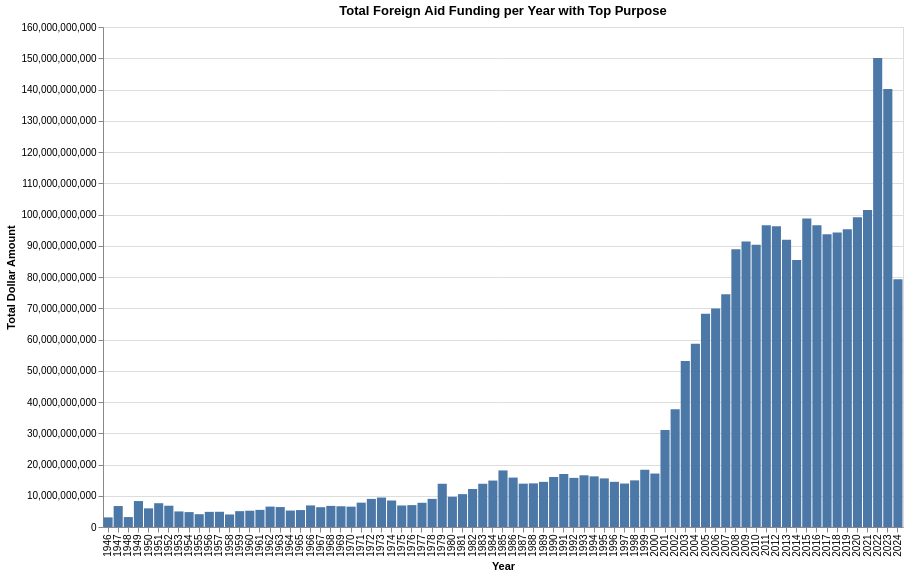

Notebook source saved alongside this figure:
### Code cell
# Aggregate total funding per year
aid_plot = aid2.groupby(['Fiscal Year'], as_index=False).agg(
    total_funding=('Current Dollar Amount', 'sum'),
    top_purpose=('International Purpose Name', lambda x: x.value_counts().idxmax())
)

year_range = alt.selection_interval(encodings=['x'])  # Select range on x-axis

# Create the bar chart
chart = alt.Chart(aid_plot).mark_bar().encode(
    x=alt.X('Fiscal Year:O', title='Year'),
    y=alt.Y('total_funding:Q', title='Total Dollar Amount'),
    tooltip=['Fiscal Year', 'top_purpose', 'total_funding']
).add_params(
    year_range
).properties(
    title="Total Foreign Aid Funding per Year with Top Purpose",
    width=800,
    height=500
).interactive()

chart

### Figure 1 — Vega-Lite specification as saved in the notebook (floating-point values rounded to 4 significant figures)
{"config": {"view": {"continuousWidth": 300, "continuousHeight": 300}}, "data": {"name": "data-ffa486b071ab8dade315b78f704e9289"}, "mark": {"type": "bar"}, "encoding": {"tooltip": [{"field": "Fiscal Year", "type": "quantitative"}, {"field": "top_purpose", "type": "nominal"}, {"field": "total_funding", "type": "quantitative"}], "x": {"field": "Fiscal Year", "title": "Year", "type": "ordinal"}, "y": {"field": "total_funding", "title": "Total Dollar Amount", "type": "quantitative"}}, "height": 500, "params": [{"name": "param_2", "select": {"type": "interval", "encodings": ["x"]}}, {"name": "param_3", "select": {"type": "interval", "encodings": ["x", "y"]}, "bind": "scales"}], "title": "Total Foreign Aid Funding per Year with Top Purpose", "width": 800, "$schema": "https://vega.github.io/schema/vega-lite/v5.20.1.json", "datasets": {"data-ffa486b071ab8dade315b78f704e9289": [{"Fiscal Year": 1946, "total_funding": 3075702000, "top_purpose": "Multisector aid"}, {"Fiscal Year": 1947, "total_funding": 6708001000, "top_purpose": "Multisector aid"}, {"Fiscal Year": 1948, "total_funding": 3179504000, "top_purpose": "Multisector aid"}, {"Fiscal Year": 1949, "total_funding": 8300704000, "top_purpose": "Multisector aid"}, {"Fiscal Year": 1950, "total_funding": 5971296000, "top_purpose": "Multisector aid"}, {"Fiscal Year": 1951, "total_funding": 7612560000, "top_purpose": "Multisector aid"}, {"Fiscal Year": 1952, "total_funding": 6813953000, "top_purpose": "Multisector aid"}, {"Fiscal Year": 1953, "total_funding": 4979870000, "top_purpose": "Multisector aid"}, {"Fiscal Year": 1954, "total_funding": 4767778000, "top_purpose": "Multisector aid"}, {"Fiscal Year": 1955, "total_funding": 4097382000, "top_purpose": "Multisector aid"}, {"Fiscal Year": 1956, "total_funding": 4847691000, "top_purpose": "Multisector aid"}, {"Fiscal Year": 1957, "total_funding": 4871415000, "top_purpose": "Multisector aid"}, {"Fiscal Year": 1958, "total_funding": 4014661000, "top_purpose": "Multisector aid"}, {"Fiscal Year": 1959, "total_funding": 5074241000, "top_purpose": "Multisector aid"}, {"Fiscal Year": 1960, "total_funding": 5218274000, "top_purpose": "Multisector aid"}, {"Fiscal Year": 1961, "total_funding": 5480911000, "top_purpose": "Multisector aid"}, {"Fiscal Year": 1962, "total_funding": 6532295000, "top_purpose": "Multisector aid"}, {"Fiscal Year": 1963, "total_funding": 6384723000, "top_purpose": "Multisector aid"}, {"Fiscal Year": 1964, "total_funding": 5265148000, "top_purpose": "Multisector aid"}, {"Fiscal Year": 1965, "total_funding": 5420680000, "top_purpose": "Multisector aid"}, {"Fiscal Year": 1966, "total_funding": 6904358000, "top_purpose": "Multisector aid"}, {"Fiscal Year": 1967, "total_funding": 6339162000, "top_purpose": "Multisector aid"}, {"Fiscal Year": 1968, "total_funding": 6757250000, "top_purpose": "Multisector aid"}, {"Fiscal Year": 1969, "total_funding": 6639256000, "top_purpose": "Multisector aid"}, {"Fiscal Year": 1970, "total_funding": 6513214000, "top_purpose": "Multisector aid"}, {"Fiscal Year": 1971, "total_funding": 7792876000, "top_purpose": "Multisector aid"}, {"Fiscal Year": 1972, "total_funding": 8986908000, "top_purpose": "Multisector aid"}, {"Fiscal Year": 1973, "total_funding": 9428685000, "top_purpose": "Multisector aid"}, {"Fiscal Year": 1974, "total_funding": 8479202000, "top_purpose": "Multisector aid"}, {"Fiscal Year": 1975, "total_funding": 6886787000, "top_purpose": "Multisector aid"}, {"Fiscal Year": 1976, "total_funding": 7006334000, "top_purpose": "Multisector aid"}, {"Fiscal Year": 1977, "total_funding": 7756101000, "top_purpose": "Multisector aid"}, {"Fiscal Year": 1978, "total_funding": 8999414000, "top_purpose": "Multisector aid"}, {"Fiscal Year": 1979, "total_funding": 13837318000, "top_purpose": "Multisector aid"}, {"Fiscal Year": 1980, "total_funding": 9681780000, "top_purpose": "Multisector aid"}, {"Fiscal Year": 1981, "total_funding": 10517411000, "top_purpose": "Multisector aid"}, {"Fiscal Year": 1982, "total_funding": 12166665000, "top_purpose": "Multisector aid"}, {"Fiscal Year": 1983, "total_funding": 13836455000, "top_purpose": "Multisector aid"}, {"Fiscal Year": 1984, "total_funding": 14864489000, "top_purpose": "Multisector aid"}, {"Fiscal Year": 1985, "total_funding": 18106876000, "top_purpose": "Multisector aid"}, {"Fiscal Year": 1986, "total_funding": 15815716000, "top_purpose": "Multisector aid"}, {"Fiscal Year": 1987, "total_funding": 13872898000, "top_purpose": "Multisector aid"}, {"Fiscal Year": 1988, "total_funding": 13963153000, "top_purpose": "Multisector aid"}, {"Fiscal Year": 1989, "total_funding": 14443414000, "top_purpose": "Multisector aid"}, {"Fiscal Year": 1990, "total_funding": 16002892763, "top_purpose": "Multisector aid"}, {"Fiscal Year": 1991, "total_funding": 16959737549, "top_purpose": "Multisector aid"}, {"Fiscal Year": 1992, "total_funding": 15725968425, "top_purpose": "Food Assistance"}, {"Fiscal Year": 1993, "total_funding": 16549513930, "top_purpose": "Food Assistance"}, {"Fiscal Year": 1994, "total_funding": 16202682387, "top_purpose": "Food Assistance"}, {"Fiscal Year": 1995, "total_funding": 15555497616, "top_purpose": "Food Assistance"}, {"Fiscal Year": 1996, "total_funding": 14457039252, "top_purpose": "Food Assistance"}, {"Fiscal Year": 1997, "total_funding": 13909513423, "top_purpose": "Food Assistance"}, {"Fiscal Year": 1998, "total_funding": 14922848713, "top_purpose": "Food Assistance"}, {"Fiscal Year": 1999, "total_funding": 18317913050, "top_purpose": "Food Assistance"}, {"Fiscal Year": 2000, "total_funding": 17106134194, "top_purpose": "Food Assistance"}, {"Fiscal Year": 2001, "total_funding": 31004828378, "top_purpose": "Food Assistance"}, {"Fiscal Year": 2002, "total_funding": 37706576981, "top_purpose": "Operating Expenses"}, {"Fiscal Year": 2003, "total_funding": 53119119141, "top_purpose": "Operating Expenses"}, {"Fiscal Year": 2004, "total_funding": 58664569658, "top_purpose": "Operating Expenses"}, {"Fiscal Year": 2005, "total_funding": 68236293453, "top_purpose": "Operating Expenses"}, {"Fiscal Year": 2006, "total_funding": 69881632936, "top_purpose": "Operating Expenses"}, {"Fiscal Year": 2007, "total_funding": 74497722506, "top_purpose": "Operating Expenses"}, {"Fiscal Year": 2008, "total_funding": 88918282074, "top_purpose": "Operating Expenses"}, {"Fiscal Year": 2009, "total_funding": 91340753081, "top_purpose": "Operating Expenses"}, {"Fiscal Year": 2010, "total_funding": 90329251874, "top_purpose": "Operating Expenses"}, {"Fiscal Year": 2011, "total_funding": 96566529976, "top_purpose": "Operating Expenses"}, {"Fiscal Year": 2012, "total_funding": 96260285040, "top_purpose": "Operating Expenses"}, {"Fiscal Year": 2013, "total_funding": 91915463166, "top_purpose": "Operating Expenses"}, {"Fiscal Year": 2014, "total_funding": 85474981564, "top_purpose": "Operating Expenses"}, {"Fiscal Year": 2015, "total_funding": 98689897282, "top_purpose": "Operating Expenses"}, {"Fiscal Year": 2016, "total_funding": 96567472252, "top_purpose": "Operating Expenses"}, {"Fiscal Year": 2017, "total_funding": 93658277032, "top_purpose": "Operating Expenses"}, {"Fiscal Year": 2018, "total_funding": 94258182402, "top_purpose": "Operating Expenses"}, {"Fiscal Year": 2019, "total_funding": 95241955093, "top_purpose": "Operating Expenses"}, {"Fiscal Year": 2020, "total_funding": 99096704873, "top_purpose": "Operating Expenses"}, {"Fiscal Year": 2021, "total_funding": 101417030775, "top_purpose": "Operating Expenses"}, {"Fiscal Year": 2022, "total_funding": 150109588130, "top_purpose": "Operating Expenses"}, {"Fiscal Year": 2023, "total_funding": 140128685701, "top_purpose": "Operating Expenses"}, {"Fiscal Year": 2024, "total_funding": 79309172088, "top_purpose": "Operating Expenses"}]}}
